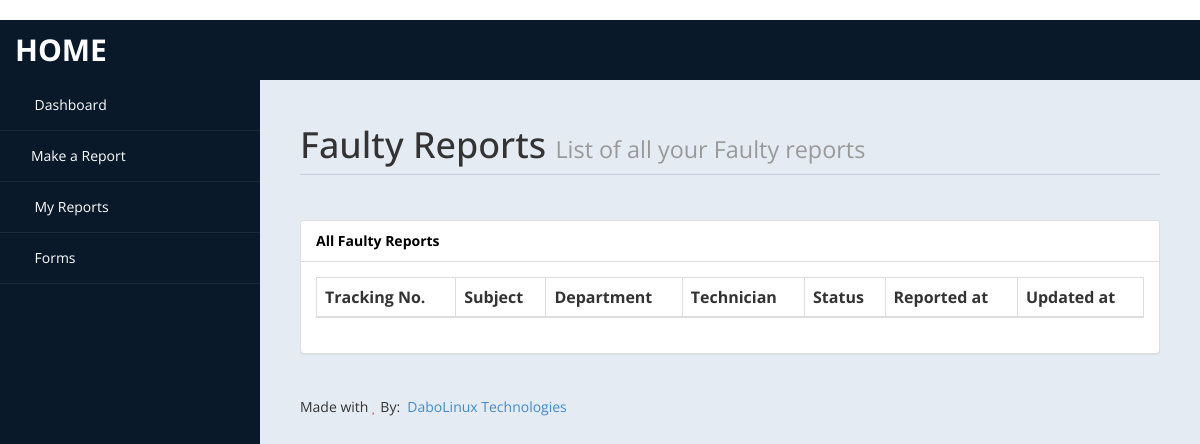
The app's page /facility/report/list/ (signed in), older data.
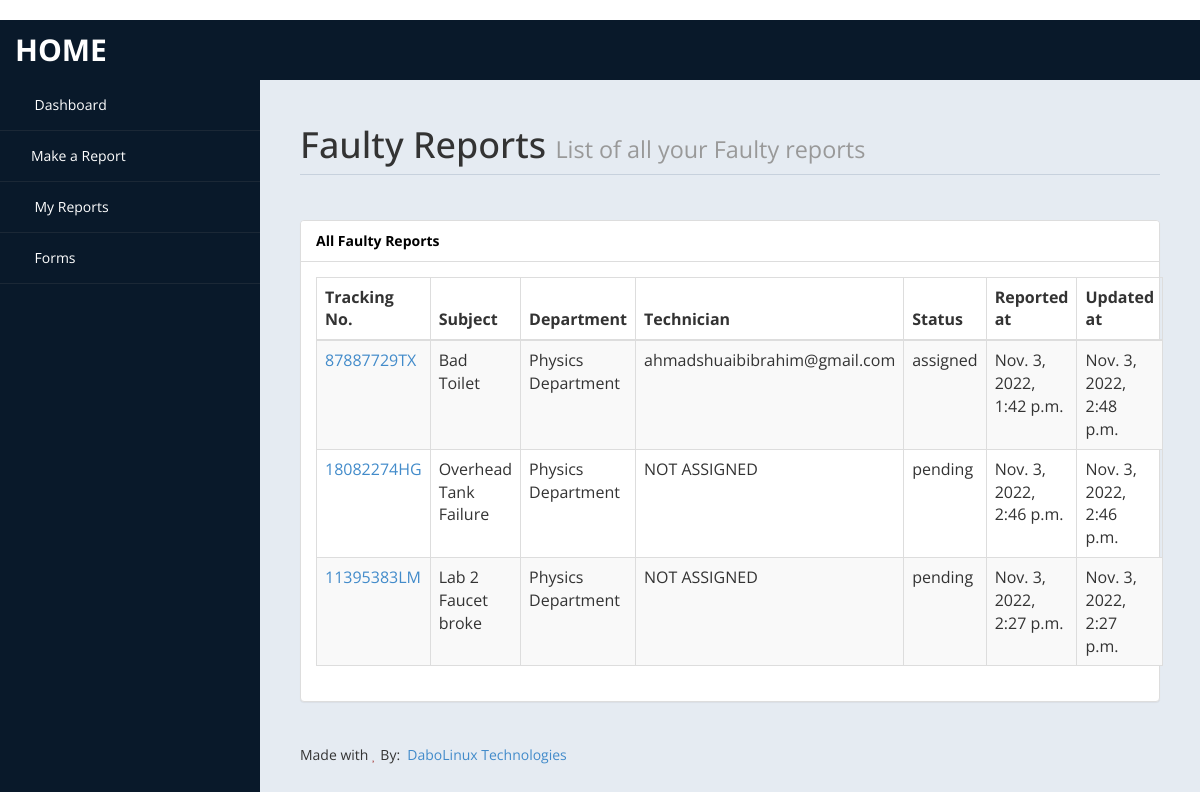
The same page, newer data.
### facility/models.py (models this page shows, shortened)
class Report(TimeStampedModel):
    tracking_number = models.CharField(max_length=10, default=genserial)
    actor = models.ForeignKey(
        "accounts.User", on_delete=models.PROTECT, limit_choices_to=Q(user_type="student"),
        related_name="faulty_reports"
    )
    subject = models.CharField(max_length=50)
    department = models.ForeignKey(
        "accounts.Department", on_delete=models.PROTECT, limit_choices_to=Q(status="active")
    )
    photo = models.ImageField(blank=True, null=True, upload_to="faulty_report")
    note = models.TextField()
    status = models.CharField(
        max_length=50, choices=REPOT_STATUS_CHOICE, default="pending")
    technician = models.ForeignKey(
        "accounts.User", on_delete=models.PROTECT, limit_choices_to=Q(user_type="technician"),
        related_name="tasks",
        blank=True, null=True,
    )
    history = HistoricalRecords(bases=[TimeStampedModel])
    class Meta:
        verbose_name = "Faulty Report"
        verbose_name_plural = "Faulty Reports"
        ordering = ("-updated", )
    def get_absolute_url(self):
        return reverse("facility:report-details", kwargs={"uid": self.tracking_number})

### accounts/models.py (models this page shows, shortened)
class Department(TimeStampedModel):
    uid = models.CharField(max_length=10, default=genserial)
    title = models.CharField(max_length=100)
    sub_title = models.CharField(max_length=100, blank=True, null=True)
    image = models.ImageField(
        upload_to="department/images", blank=True, null=True)
    address = models.TextField()
    state = models.CharField(max_length=50, choices=NIGERIA_STATES)
    status = models.CharField(
        max_length=50, choices=STATUS_CHOICE, default="pending")
    history = HistoricalRecords(bases=[TimeStampedModel])
    class Meta:
        verbose_name = "Department"
        verbose_name_plural = "Departments"
        ordering = ("-updated", )
    def __str__(self) -> str:
        return f"{self.title}"

class User(AbstractBaseUser, PermissionsMixin, TimeStampedModel):
    email = models.EmailField(_('email address'), unique=True)
    first_name = models.CharField(_('first name'), max_length=30,)
    other_name = models.CharField(_('other name'), max_length=30, blank=True)
    last_name = models.CharField(_('last name'), max_length=30, blank=True)
    user_type = models.CharField(max_length=255, choices=USER_TYPE_CHOICE)
    gender = models.CharField(
        max_length=15, choices=GENDER_CHOICE, default="others")
    phone_number=models.CharField(max_length = 15, blank = True, null = True,)
    image = models.ImageField(upload_to="profile_pics", null=True, blank=True)
    dob = models.DateField(null=True, blank=True)
    country = CountryField(multiple=False, null=True, blank=True)
    state = models.CharField(max_length=255, null=True, blank=True)
    city = models.CharField(max_length=100, null=True, blank=True)
    zip_code = models.CharField(max_length=100, null=True, blank=True)
    date_joined = models.DateTimeField(_('date joined'), auto_now_add=True)
    department = models.ForeignKey("accounts.Department", blank=True, null=True,
                               on_delete=models.SET_NULL , related_name="staffs")
    is_staff = models.BooleanField(
        _('staff status'),
        default=False,
        help_text=_(
            'Designates whether the user can log into this admin site.'),
    )
    is_active = models.BooleanField(_('active'), default=False)
    objects = UserManager()
    USERNAME_FIELD = "email"
    REQUIRED_FIELDS = ["first_name"]
    class Meta:
        verbose_name = _('user')
        verbose_name_plural = _('users')
        ordering = ("-updated", )
    def __str__(self):
        return self.email

### facility/views.py (the view)
# urls.py: path("report/list/", ReportListView.as_view(), name="report-list"),
class ReportListView(LoginRequiredMixin, View):
    template_name = "facility/report_list.html"
    def get(self, *args, **kwargs):
        user = self.request.user
        all_reports = user.faulty_reports.all()
        context = {
            "all_reports": all_reports,
        }
        form = SubmitReportForm()
        context["form"] = form
        return render(request=self.request, template_name=self.template_name, context=context)

### facility_mgn/utils.py (called while the page is built)
def genserial():
    spam = str(uuid4().int >> 64)
    serial = spam[:8]
    ending = ''.join(choices(letters, k=2))
    return f"{serial}{ending}".upper()

### templates/facility/report_list.html (shortened to what this page needs)
﻿{% extends 'accounts/base.html' %}
{% load static %}
{% load humanize %}
{% block content %}
<div id="page-wrapper">
    <div id="page-inner">
        <div class="row">
            <div class="col-md-12">
                <h1 class="page-header">
                    Faulty Reports <small>List of all your Faulty reports</small>
                </h1>
            </div>
        </div>
        <div class="row">
            <div class="col-md-12 col-sm-12 col-xs-12">
                <div class="panel panel-default">
                    <div class="panel-heading">
                       All Faulty Reports
                    </div>
                    <div class="panel-body">
                        <div class="table-responsive">
                            <table class="table table-striped table-bordered table-hover">
                                <thead>
                                    <tr>
                                        <th>Tracking No.</th>
                                        <th>Subject</th>
                                        <th>Department</th>
                                        <th>Technician</th>
                                        <th>Status</th>
                                        <th>Reported at</th>
                                        <th>Updated at</th>
                                    </tr>
                                </thead>
                                <tbody>
                                    {% for report in all_reports %}
                                    <tr>
                                        <td><a href="{{report.get_absolute_url}}">{{report.tracking_number}}</a></td>
                                        <td>{{report.subject}}</td>
                                        <td>{{report.department}}</td>
                                        <td>
                                            {% if report.technician %}
                                            {{report.technician}}
                                            {% else %}
                                            NOT ASSIGNED
                                            {% endif %}
                                        </td>
                                        <td>{{report.status}}</td>
                                        <td>{{report.timestamp}}</td>
                                        <td>{{report.updated}}</td>
                                    </tr>
                                    {% endfor %}
                                </tbody>
                            </table>
                        </div>
                    </div>
                </div>
            </div>
        </div>
        <footer><p> Made with <i class="fa fa-heart text-danger"></i> By: &nbsp;<a href="https://dabolinux.com/" target="_blank">DaboLinux Technologies</a></p></footer>
    </div>
</div>
{% endblock content %}

Row changes from the older to the newer data that the page shows:
added Report: tracking_number "87887729TX", subject "Bad Toilet", department "Physics Department", technician "ahmadshuaibibrahim@gmail.com", status "assigned", timestamp "Nov. 3, 2022, 1:42 p.m.", updated "Nov. 3, 2022, 2:48 p.m."
added Report: tracking_number "18082274HG", subject "Overhead Tank Failure", department "Physics Department", shows "NOT ASSIGNED", status "pending", timestamp "Nov. 3, 2022, 2:46 p.m.", updated "Nov. 3, 2022, 2:46 p.m."
added Report: tracking_number "11395383LM", subject "Lab 2 Faucet broke", department "Physics Department", shows "NOT ASSIGNED", status "pending", timestamp "Nov. 3, 2022, 2:27 p.m.", updated "Nov. 3, 2022, 2:27 p.m."
